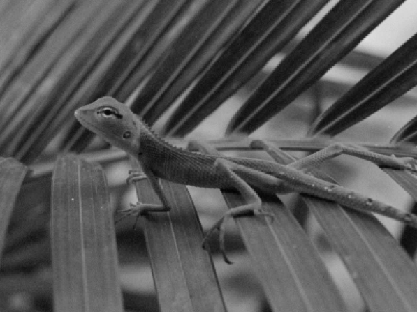
#> input picture Images/Chapter4/Input/Lizard.png, 417 x 312 px
$ python CannyEdgeDetector.py
#> lines starting #> are read from the running program, lines starting #| are printed output that depends on the picture
### ExamplesPython_3.6/Modules/ImageUtilities.py
'''
Feature Extraction and Image Processing
Mark S. Nixon & Alberto S. Aguado
http://www.southampton.ac.uk/~msn/book/
ImageUtilities: Helper module to support image read, create, show and write
                Uses PIL and numpy to work with arrays containing image data
'''

# Image load by using PIL
from PIL import Image

# Array to store image data
from numpy import array, zeros, amax, amin, clip

# Read an image returning an array with 3 color components
# [8 lines left out: function imageReadRGB, not called in this run]

# Read an image returning an array with 1 component
def imageReadL(fileName):
#> called with fileName = '../../Images/Chapter4/Input/Lizard.png'
    inputImage = Image.open(fileName)
#> inputImage is the input picture: PIL image 417x312 RGBA; mean R, G, B, A 86.3, 86.3, 86.3, 255
    width, height = inputImage.size
#> width = 417; height = 312

    inputArray = array(inputImage)
    outputArray = zeros((height, width), dtype='uint8')

    # Combine pixel values, for each row and column
    for y in range(0, height):
        for x in range(0, width):
            rgb = inputArray[y,x]
            outputArray[y,x] = (int(rgb[0]) + int(rgb[1]) + int(rgb[2])) / 3

    return outputArray, width, height

# Save a image containing float as a gray level image
# [37 lines left out: functions imageSaveF, imageSaveL, imageSaveRGB, createImageRGB, not called in this run]

# Create a zero array with a color components
def createImageL(width, height):
    outputArray = zeros((height, width), dtype='uint8')

    return outputArray

# Create a zero array two float components
# [10 lines left out: functions createImageUV, createImage2I, not called in this run]

# Create a zero array with float components
def createImageF(width, height, numComponents = 1):
    if numComponents == 1:
        outputArray = zeros((height, width), dtype='float')
    else:
        outputArray = zeros((height, width, numComponents), dtype='float')

    return outputArray

# Create a multidimensional dimensional array
# [83 lines left out: functions createImageNF, createImageFromDataF, createScaleImageL, scaleImageL, createVectorFromDataF, createVectorF and 2 more, not called in this run]

# Show an array containing image data
def showImageL(image):
    # Create output and show
    outputImage = Image.fromarray(image, 'L')
    outputImage.show()

# Show an array containing image data
def showImageF(image, maxScale = 1):
    height = len(image)
    width = len(image[0])

    maximum = amax(image)
    minimum = amin(image)

    # Create a gray level image for display
    outputArray = createImageL(width, height)

    # Scale the float values into gray scale values
    for y in range(0, height):
        for x in range(0, width):
            if maximum != minimum:
                outputArray[y,x] = clip( 255.0 * (image[y,x]*maxScale - minimum) / (maximum - minimum), 0, 255.0)
            else:
                outputArray[y,x] = image[y,x]

    # Create output and show
    outputImage = Image.fromarray(outputArray, 'L')
    outputImage.show()

### ExamplesPython_3.6/Modules/ConvolutionUtilities.py
'''
Feature Extraction and Image Processing
Mark S. Nixon & Alberto S. Aguado
http://www.southampton.ac.uk/~msn/book/
ConvolutionUtilities: Helper module to apply convolutions. Functions to create kernels and perform convolutions
'''

# Images
from ImageUtilities import createImageF, createImageL
from ImagePropertiesUtilities import imageMaxMin

# Math and iteration
from math import exp, pow, factorial, sqrt, atan2
from timeit import itertools

# Generate a Gaussian kernel
def createGaussianKernel(kernelSize):

    sigma = kernelSize / 3.0

    kernelImage = createImageF(kernelSize, kernelSize)
    centre = (kernelSize - 1) / 2
    for x,y in itertools.product(range(0, kernelSize), range(0, kernelSize)):
        kernelImage[y,x] =  exp( -0.5 * (pow((x - centre)/sigma, 2.0) + \
                                         pow((y - centre)/sigma, 2.0)) )

    return kernelImage

# Create a Sobel kernel k
def createSobelKernel(kenrelSize):

    sobelX = createImageF(kenrelSize, kenrelSize)
    sobelY = createImageF(kenrelSize, kenrelSize)

    # Create kernel
    for x,y in itertools.product(range(0, kenrelSize), range(0, kenrelSize)):

        # Smooth
        smoothX = factorial(kenrelSize - 1) / (factorial(kenrelSize - 1 - x) * factorial(x))
        smoothY = factorial(kenrelSize - 1) / (factorial(kenrelSize - 1 - y) * factorial(y))

        # Pascal
        if ( kenrelSize - 2 - x >= 0):
            p1X = factorial(kenrelSize - 2) / (factorial(kenrelSize - 2 - x) * factorial(x))
        else:
            p1X = 0

        if ( kenrelSize - 2 - y >= 0):
            p1Y = factorial(kenrelSize - 2) / (factorial(kenrelSize - 2 - y) * factorial(y))
        else:
            p1Y = 0

        # Pascal shift to the right
        xp = x - 1
        if ( kenrelSize - 2 - xp >= 0 and xp >= 0):
            p2X = factorial(kenrelSize - 2) / (factorial(kenrelSize - 2 - xp) * factorial(xp))
        else:
            p2X = 0

        yp = y - 1
        if ( kenrelSize - 2 - yp >= 0 and yp >= 0):
            p2Y = factorial(kenrelSize - 2) / (factorial(kenrelSize - 2 - yp) * factorial(yp))
        else:
            p2Y = 0

        # Sobel
        sobelX[y,x] = smoothX * (p1Y - p2Y)
        sobelY[y,x] = smoothY * (p1X - p2X)

    return sobelX, sobelY

# Create a Laplacian kernel
# [57 lines left out: functions createLaplacianKernel, applyKernel, not called in this run]

# Apply kernel returning a float image
def applyKernelF(inputImage, kernelImage):
    height = len(inputImage)
    width = len(inputImage[0])

    kernelHeight = len(kernelImage)
    kernelWidth = len(kernelImage[0])

    kernelCentreY = int((kernelHeight - 1) / 2)
    kernelCentreX = int((kernelWidth - 1) / 2)

    # Create images to store the result
    outputImage = createImageF(width, height)

    for x,y in itertools.product(range(0, width), range(0, height)):
        sumKernel = 0.0
        sumKernelWeights = 0.0
        for wx,wy in itertools.product(range(0, kernelWidth), range(0, kernelHeight)):
            posY = y + wy - kernelCentreY
            posX = x + wx - kernelCentreX

            if posY > -1 and posY <  height and  posX > -1 and posX <  width:
                sumKernel += float(inputImage[posY,posX]) * float(kernelImage[wy, wx])
                sumKernelWeights += float(kernelImage[wy, wx])

        # If we have to normalize
        if sumKernelWeights != 0.0:
            outputImage[y,x] = sumKernel / sumKernelWeights
        else:
            outputImage[y,x] = sumKernel

    return outputImage

# Apply kernels to an image return magnitude and angle
def applyKernelMA(inputImage, kernelX, kernelY, normalizeMagnitude = False):
    height = len(inputImage)
    width = len(inputImage[0])

    kernelHeight = len(kernelX)
    kerelWidth = len(kernelX[0])

    kernelCentreY = int((kernelHeight - 1) / 2)
    kernelCentreX = int((kerelWidth - 1) / 2)

    # Create images to store the result
    magnitude = createImageF(width, height)
    direction = createImageF(width, height)
    imageX = createImageF(width, height)
    imageY = createImageF(width, height)

    # Convolution with two kernels
    for x,y in itertools.product(range(kernelCentreX, width - kernelCentreX),          \
                                 range(kernelCentreY, height - kernelCentreY)):
        sumKernel = [0.0, 0.0]
        sumKernelWeights = [0.0, 0.0]
        for wx,wy in itertools.product(range(0, kerelWidth), range(0, kernelHeight)):

            posY = y + wy - kernelCentreY
            posX = x + wx - kernelCentreX

            if posY > -1 and posY <  height and  posX > -1 and posX <  width:
                sumKernel[0] += float(inputImage[posY,posX]) * float(kernelX[wy, wx])
                sumKernelWeights[0] += float(kernelX[wy, wx])

                sumKernel[1] += float(inputImage[posY,posX]) * float(kernelY[wy, wx])
                sumKernelWeights[1] += float(kernelY[wy, wx])

        # If we have to normalize
        if sumKernelWeights[0] != 0.0:
            imageX[y,x] = sumKernel[0] / sumKernelWeights[0]
        else:
            imageX[y,x] = sumKernel[0]

        # If we have to normalize
        if sumKernelWeights[1] != 0.0:
            imageY[y,x] = sumKernel[1] / sumKernelWeights[1]
        else:
            imageY[y,x] = sumKernel[1]

        magnitude[y,x] = sqrt(imageX[y,x] * imageX[y,x] + imageY[y,x] * imageY[y,x])
        direction[y,x] = atan2(imageY[y,x], imageX[y,x])

    if normalizeMagnitude == True:
        maximum, minimum = imageMaxMin(magnitude)

        for x,y in itertools.product(range(0, width), range(0, height)):
            magnitude[y,x] = (magnitude[y,x] - minimum) / float(maximum - minimum)

    return magnitude, direction, imageX, imageY

### ExamplesPython_3.6/Modules/ImagePropertiesUtilities.py
'''
Feature Extraction and Image Processing
Mark S. Nixon & Alberto S. Aguado
http://www.southampton.ac.uk/~msn/book/
ImagePropertiesUtilities: Helper module to obtain information from an image
'''

# Array to store image data
from numpy import amax, amin, unravel_index

# Mean form a float image
# [16 lines left out: function meanStddev, not called in this run]

# Return the maximum and minimum
def imageMaxMin(image):
    maximum = amax(image)
    minimum = amin(image)

    return maximum, minimum

# Return the maximum position
# [40 lines left out: functions imageArgMax, peakDetectorImageL, peakDetectorVector, not called in this run]

### ExamplesPython_3.6/Chapter4/CannyEdgeDetector.py
'''
Feature Extraction and Image Processing
Mark S. Nixon & Alberto S. Aguado
http://www.southampton.ac.uk/~msn/book/
Chapter 4
CannyEdgeDetector: Detect edges by the Canny multi-stage algorithm
'''

# Set module functions
from ImageUtilities import imageReadL, createImageF, showImageF, showImageL
from ConvolutionUtilities import createGaussianKernel, createSobelKernel, applyKernelF, applyKernelMA

# Math and iteration
from math import pi, cos, sin
from timeit import itertools

'''
Parameters:
    pathToDir = Input image directory
    imageName = Input image name
    GaussianKernelSize = Gaussian kernel size. Filter noise
    sobelKernelSize = Sobel kernel size. Edge detection
    normalizeMagnitude = Normalize the convolution output
    upperT = upper threshold
    lowerT = lower threshold
    windowDelta = Size of window used in hysteresis
'''
pathToDir = "../../Images/Chapter4/Input/"
imageName = "Lizard.png"
GaussianKernelSize = 4
sobelKernelSize = 3
normalizeMagnitude = True
upperT = 0.25
lowerT = 0.1
windowDelta = 2

# Read image into array
inputImage, width, height = imageReadL(pathToDir + imageName)
#> width = 417; height = 312

# Show input image
showImageL(inputImage)

# Apply Gaussian kernel
gaussianKernel = createGaussianKernel(GaussianKernelSize)
gaussianImage = applyKernelF(inputImage, gaussianKernel)
#> in applyKernelF, `width = len(inputImage[0])`: width = 417
#> in applyKernelF, `outputImage = createImageF(width, height)`: outputImage: shape (312, 417) float64; every value is 0

# Apply Sobel kernel. We use normalized magnitude in this example
sobelX, sobelY = createSobelKernel(sobelKernelSize)
magnitude, angle, _, _ = applyKernelMA(gaussianImage, sobelX, sobelY, normalizeMagnitude)
#> in applyKernelMA, `height = len(inputImage)`: height = 312
#> in applyKernelMA, `width = len(inputImage[0])`: width = 417
#> after the loop in applyKernelMA, `for x,y in itertools.product(range(kernelCentreX, width - kernelCentre..`:
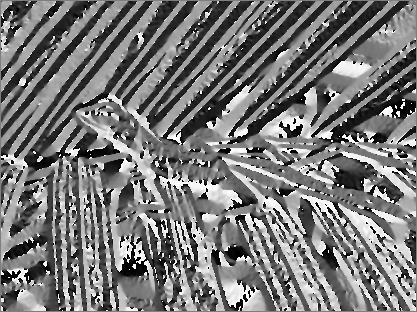
#> direction: shape (312, 417) float64; min -3.14, max 3.14, mean -0.177; drawn with min black and max white
#> after the loop in applyKernelMA, `for x,y in itertools.product(range(kernelCentreX, width - kernelCentre..`:
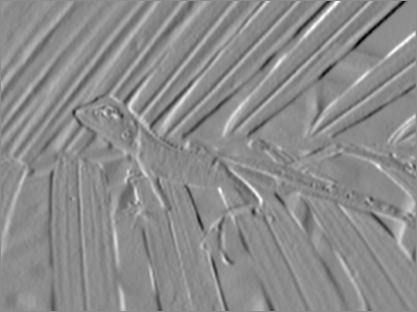
#> imageY: shape (312, 417) float64; min -301.2, max 246.9, mean 0; drawn with min black and max white
#> after the loop in applyKernelMA, `for x,y in itertools.product(range(kernelCentreX, width - kernelCentre..`:
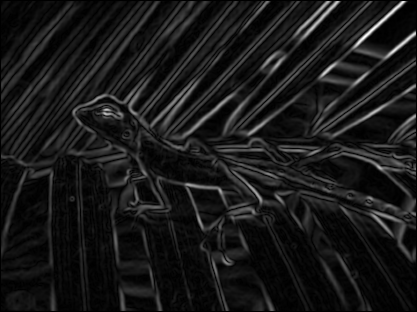
#> magnitude: shape (312, 417) float64; min 0, max 417.5, mean 40.9; drawn with min black and max white
#> in imageMaxMin, `maximum = amax(image)`: maximum = 417.5
#> in imageMaxMin, `minimum = amin(image)`: minimum = 0
#> in applyKernelMA, `maximum, minimum = imageMaxMin(magnitude)`: maximum = 417.5; minimum = 0

# To store maximum suppression image
maxImage = createImageF(width, height)

# Non-maximum suppression
border = GaussianKernelSize
for x,y in itertools.product(range(border, width-border),                   \
                             range(border, height-border)):

    # Only potential edges can be maximum
    if magnitude[y,x] > lowerT:
        # The normal angle is perpendicular to the edge angle
        normalAngle = angle[y,x] - pi / 2.0

        # Make sure the angle is between 0 and pi
        while normalAngle < 0:
            normalAngle += pi
        while normalAngle > pi:
            normalAngle -= pi

        # Angle defining the first point
        baseAngle = int( 4 * normalAngle / pi ) * (pi / 4.0)

        # Integer delta positions for interpolation
        # We use -y since the image origin is in top corner
        x1, y1 = int(round(cos(baseAngle))), -int(round(sin(baseAngle)))
        x2, y2 = int(round(cos(baseAngle + pi / 4.0))),                     \
                -int(round(sin(baseAngle + pi / 4.0)))

        # How far we are from (x1,y1).
        # Maximum difference is pi / 4.0, so we multiply by 2
        w = cos(2.0*(normalAngle - baseAngle))

        # Point to interpolate
        M1 = w * magnitude[y+y1,x+x1] + (1.0 - w) * magnitude[y+y2,x+x2]

        # Point to interpolate for pixels in the other side of the edge
        M2 = w * magnitude[y-y1,x-x1] + (1.0 - w) * magnitude[y-y2,x-x2]

        # Determine if it is a maximum. If so make sure it will be preserved
        if magnitude[y,x] > M1 and magnitude[y,x] > M2:
            maxImage[y,x] = magnitude[y,x]
#> this loop made 124336 passes
#> (baseAngle, x1, y2, w, M1, M2) on passes 55, 56, 57, 58, 59, 60, 61, 62, 67, 68, 69, 74: (2.36, -1, 0, 0.961, 0.0618, 0.143), (2.36, -1, 0, 0.99, 0.0879, 0.144), (2.36, -1, 0, 0.989, 0.113, 0.145), (2.36, -1, 0, 0.972, 0.121, 0.148), (2.36, -1, 0, 0.943, 0.121, 0.143), (2.36, -1, 0, 0.957, 0.124, 0.122), (2.36, -1, 0, 0.994, 0.136, 0.067), (2.36, -1, 0, 0.985, 0.152, 0.0182), (2.36, -1, 0, 0.958, 0.0389, 0.0983), (2.36, -1, 0, 0.891, 0.0695, 0.0823), (2.36, -1, 0, 0.946, 0.0883, 0.0546), (2.36, -1, 0, 0.749, 0.0436, 0.211)
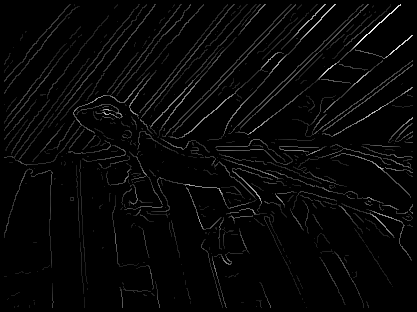
#> maxImage: shape (312, 417) float64; min 0, max 1, mean 0.026

showImageF(maxImage)
#> in showImageF, `outputArray = createImageL(width, height)`: outputArray: shape (312, 417); every value is 0
#> after the loop in showImageF, `for y in range(0, height):`: outputArray: shape (312, 417); min 0, max 255, mean 6.6

# To compute hysteresis thresholded images we require two thresholds
edges = createImageF(width, height)
potentialEdges = [ ]

# Divide pixels as edges, no edges and unassigned
for x,y in itertools.product(range(1, width-1), range(1, height-1)):
    # These are edges
    if maxImage[y,x] > upperT:   edges[y,x] = 255
    # These are pixels that we do not want as edges
    if maxImage[y,x] < lowerT:   edges[y,x] = 0
    # These may be edges
    if maxImage[y,x] > lowerT and maxImage[y,x] <= upperT:
        edges[y,x] = 128
#> edges: shape (312, 417) float64; min 0, max 255, mean 18.6

# Show double threshold image
showImageF(edges)
#> call 2 of showImageF, with maxScale = 1
#> after the loop in showImageF (call 2), `for y in range(0, height):`:
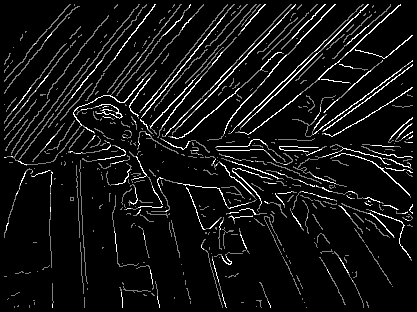
#> outputArray: shape (312, 417); min 0, max 255, mean 18.6

# Resolve the potential edges
for x,y in itertools.product(range(1, width-1), range(1, height-1)):
    # For each edge
    if edges[y,x] == 255:

        # Examine neighbors
        potentialEdges = [ ]
        for wx,wy in itertools.product(range(-windowDelta, windowDelta+1),      \
                                       range(-windowDelta, windowDelta+1)):
            # It becomes an edge
            if edges[y+wy,x+wx] == 128:
                edges[y+wy,x+wx] = 255
                potentialEdges.append((y+wy,x+wx))

        # Look into new edges
        while len(potentialEdges) > 0:
            # Take element from potential edges
            y, x = (potentialEdges[0])[0],  (potentialEdges[0])[1]
            potentialEdges = potentialEdges[1:]

            # Examine neighbor
            for wx,wy in itertools.product(range(-windowDelta, windowDelta+1),    \
                                           range(-windowDelta, windowDelta+1)):
                    # It becomes an edge
                    if edges[y+wy,x+wx] == 128:
                        edges[y+wy,x+wx] = 255
                        potentialEdges.append((y+wy,x+wx))
#> edges: shape (312, 417) float64; min 0, max 255, mean 25.4

# Clean up remaining potential edges
for x,y in itertools.product(range(1, width-1), range(1, height-1)):
    if edges[y,x] == 128:
        edges[y,x] = 0
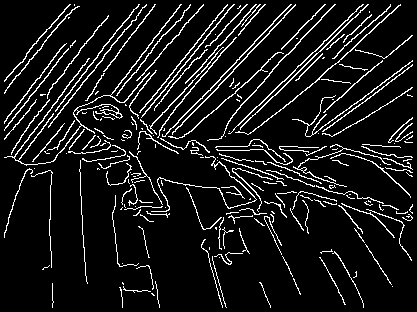
#> edges: shape (312, 417) float64; 9.3% white in thin lines or dots

# Final edges
showImageF(edges)
#> call 3 of showImageF, with maxScale = 1
#> after the loop in showImageF (call 3), `for y in range(0, height):`:
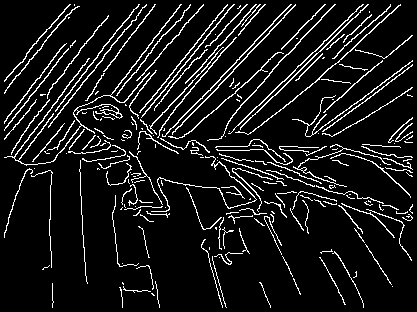
#> outputArray: shape (312, 417); 9.3% white in thin lines or dots

$ run again, with Images/Chapter4/Input/Fish.png copied over Images/Chapter4/Input/Lizard.png
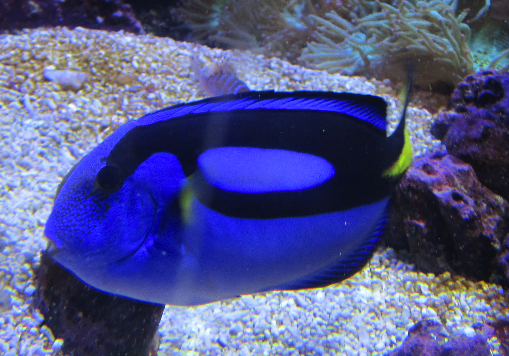
#> input picture Images/Chapter4/Input/Fish.png, 509 x 356 px
#> in imageReadL, inputImage is the input picture: PIL image 509x356 RGBA; mean R, G, B, A 81.6, 85.9, 139.3, 255
#> `inputImage, width, height = imageReadL(pathToDir + imageName)`: width = 509; height = 356
#> in applyKernelF, `width = len(inputImage[0])`: width = 509
#> in applyKernelMA, `height = len(inputImage)`: height = 356
#> in applyKernelMA, `width = len(inputImage[0])`: width = 509
#> after the loop in applyKernelMA, `for x,y in itertools.product(range(kernelCentreX, width - kernelCentre..`:
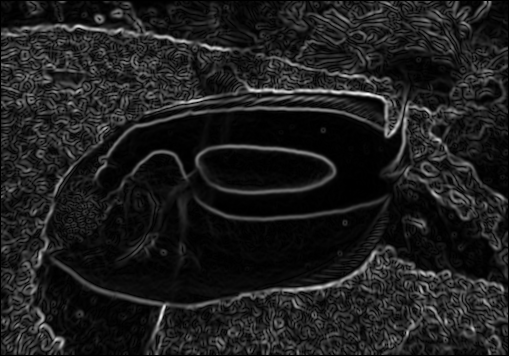
#> magnitude: shape (356, 509) float64; min 0, max 412.9, mean 48.9; drawn with min black and max white
#> in imageMaxMin, `maximum = amax(image)`: maximum = 412.9
#> in imageMaxMin, `minimum = amin(image)`: minimum = 0
#> in applyKernelMA, `maximum, minimum = imageMaxMin(magnitude)`: maximum = 412.9; minimum = 0
#> the loop `for x,y in itertools.product(range(border, width-border),             ..` made 174348 passes
#> (baseAngle, x1, y1, x2, y2, w, M1) on passes 25 to 32: (1.57, 0, -1, -1, -1, 0.981, 0.0961), (1.57, 0, -1, -1, -1, 0.922, 0.222), (1.57, 0, -1, -1, -1, 0.773, 0.289), (1.57, 0, -1, -1, -1, 0.591, 0.262), (1.57, 0, -1, -1, -1, 0.733, 0.236), (1.57, 0, -1, -1, -1, 0.873, 0.281), (1.57, 0, -1, -1, -1, 0.87, 0.366), (1.57, 0, -1, -1, -1, 0.662, 0.379)
#> after the loop in showImageF (call 3), `for y in range(0, height):`:
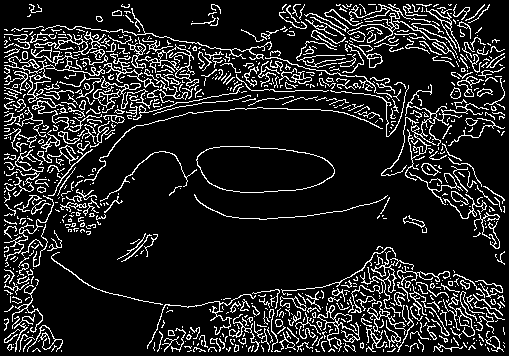
#> outputArray: shape (356, 509); 13.5% white in thin lines or dots
